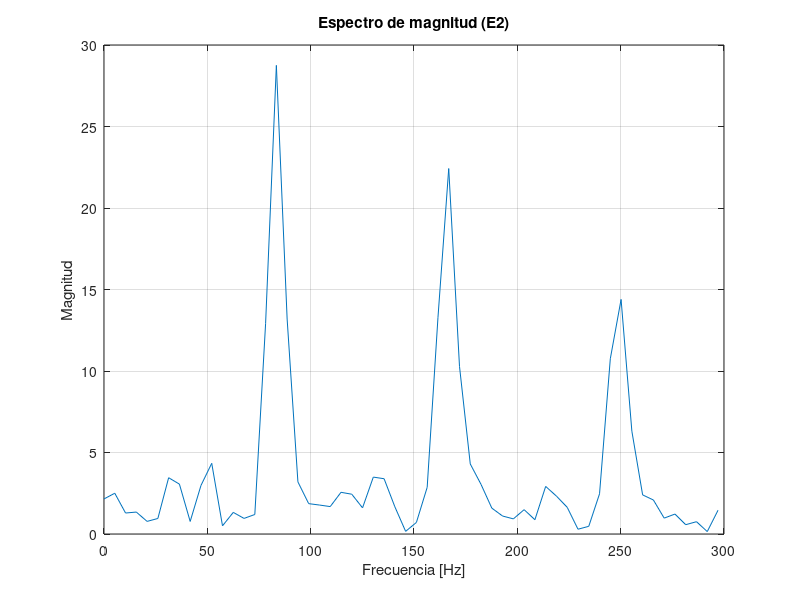

MATLAB code for this plot:
fftMagnitudes = [
  2.15141153, 2.50065279, 1.28756762, 1.34607053, 0.77355635, 0.95266759, 3.45279860, 3.06042314
  0.77043164, 2.97601962, 4.33710337, 0.50127900, 1.32615530, 0.95684958, 1.19696152, 12.90263080
  28.75022320, 13.18618390, 3.19764805, 1.86239672, 1.77682412, 1.68186438, 2.55785918, 2.44108772
  1.60487807, 3.49092245, 3.39130569, 1.66957021, 0.16254731, 0.70928132, 2.86197424, 13.26864810
  22.42121890, 10.28282170, 4.29823017, 3.04296064, 1.58800793, 1.10278475, 0.92865449, 1.49287403
  0.87641788, 2.91911459, 2.32442236, 1.63692892, 0.29350725, 0.47146866, 2.46605515, 10.75224590
  14.39274220, 6.30910969, 2.39947391, 2.08638883, 0.97371215, 1.22354460, 0.57131851, 0.75505507
  0.14926049, 1.45724285, 0.99057329, 0.79015124, 0.35014883, 0.72682917, 2.29341674, 7.59598446
  8.84406090, 3.03682637, 1.77461004, 1.77794659, 1.14424109, 0.49406087, 1.02069736, 0.62173200
  0.22468738, 0.47466585, 0.64044893, 0.38030681, 0.67203915, 0.19876422, 1.00528073, 3.33630705
  4.23443604, 1.68321145, 0.87962806, 0.74148071, 0.96795911, 0.88810891, 0.58105099, 0.83742040
  0.32135579, 0.52404851, 0.80355483, 1.07768774, 0.41901285, 0.84440023, 1.20407200, 1.84919465
  2.27130580, 1.43713272, 0.88535070, 1.24883962, 1.43214810, 0.49866667, 0.97488260, 1.14793181
  0.59971756, 0.40614441, 0.85948139, 0.48449528, 0.68349350, 0.35936937, 1.93739104, 1.69348526
  0.82506949, 1.40094209, 1.12774491, 1.24927008, 0.61738229, 1.01221406, 0.55604666, 0.33190113
  0.85168076, 0.84353071, 0.97244591, 0.78213364, 0.46632159, 0.15521650, 1.43946004, 0.72285616
  0.87250680, 1.01874566, 1.42829788, 1.01626945, 1.38777566, 0.98900324, 0.63500267, 0.58198673
  0.79230171, 0.60536152, 0.61234176, 0.94647163, 0.29491913, 0.56475216, 1.34863043, 1.47817385
  0.96381062, 0.42070565, 1.24315250, 0.48551643, 1.20506036, 0.42728895, 0.47502625, 0.30444333
  0.11316141, 0.24507657, 0.41197601, 0.22365347, 0.80022550, 1.01380134, 0.58547902, 1.57560873
  1.07076311, 0.82292318, 0.14040501, 0.54023987, 0.43705210, 0.50097293, 0.80651253, 0.78112733
  0.10928091, 0.62582743, 0.39606577, 0.39626554, 0.11576923, 0.23338363, 0.65837503, 1.25346470
  0.68609130, 1.16308165, 0.72387815, 0.48799616, 0.30786920, 0.94211972, 0.30630875, 0.51987576
  0.19628029, 0.57536977, 0.18699379, 0.25762713, 0.20300365, 0.44039875, 0.91439521, 0.62193352
  0.70500225, 1.75689054, 1.78832603, 0.81365407, 0.61176068, 0.22771759, 0.78270119, 0.74842918
  0.64606458, 0.21203792, 0.20841450, 0.15597299, 0.62420767, 0.45311081, 0.68050849, 0.99373227
  0.49539185, 2.58712244, 2.12958384, 1.03418839, 0.42821407, 0.47743094, 0.35545346, 0.64331394
  0.74895656, 0.63820499, 0.40802541, 0.57208198, 0.23343608, 0.25220171, 0.21208386, 0.52942586
  1.24007440, 2.70560455, 2.36373401, 0.88313991, 0.27543113, 0.56232530, 0.69301450, 0.74032813
  0.32603100, 0.35182720, 0.04041252, 0.59988362, 0.23708761, 0.67332387, 0.21353370, 0.74842453
  1.32647812, 2.02136374, 1.75061333, 1.11322212, 0.77808845, 0.56827360, 0.24428861, 0.44225216
  0.35587081, 0.89886588, 1.20021844, 0.63044930, 0.44251347, 0.36110103, 0.50046283, 0.58034658
  1.46628058, 2.33497524, 1.90302145, 0.95655936, 0.96570635, 0.61128593, 0.52217346, 0.55857885
  0.36775240, 0.39830074, 0.36367664, 0.36119175, 0.46997720, 0.64178890, 0.75639552, 0.60886961
  0.35169730, 0.89145714, 1.55132055, 1.37970054, 0.50174606, 0.98824251, 1.44330394, 0.58186746
  0.21190924, 0.17942479, 0.15883432, 0.42890933, 0.29476699, 0.52458119, 0.47559291, 0.34710848
  0.23382677, 0.63913202, 0.21431835, 1.55417120, 1.53384209, 0.53668827, 0.50625068, 0.38429180
  0.60774010, 0.66002578, 0.40658715, 0.47978589, 0.45386988, 0.25095788, 0.15279156, 0.18725207
  0.50538552, 0.43098259, 0.78433967, 1.18658328, 0.67327225, 0.47934499, 1.16917455, 1.35477376
  1.26913357, 1.07270277, 0.74262816, 0.57118803, 0.40514877, 0.55272049, 0.75096881, 0.74582487
  0.23469870, 0.20505846, 0.34098661, 0.63203984, 0.18722425, 0.19499478, 0.38872677, 0.95557088
  1.05100465, 1.15870273, 0.37979132, 0.36774957, 0.22493231, 0.22958209, 0.25471339, 0.65290564
  0.72549087, 0.88729167, 0.73179978, 0.39712432, 0.48599771, 0.67647362, 1.01821470, 1.81779492
  2.25162220, 1.85552514, 0.76205343, 0.16873462, 0.40252903, 0.30681795, 0.57102281, 0.67887712
  0.25702330, 0.44949204, 0.30478710, 0.16642749, 0.59340286, 0.85554940, 1.07174861, 1.43469679
  1.58757842, 1.23953986, 1.04705071, 0.53543693, 0.46323180, 0.18219399, 0.76051837, 0.27541420
  0.70131606, 0.90270048, 0.34867132, 0.39044687, 0.39156592, 0.43775368, 0.36692783, 1.09586537
  0.84027642, 1.32494724, 1.57092535, 1.33296943, 1.14655244, 0.76988292, 1.91710782, 1.00753951
  0.11710808, 0.88302243, 0.62352228, 0.11280774, 0.28396812, 0.43019810, 0.44848207, 0.32409027
  0.86935663, 1.26145077, 1.19751203, 0.61769885, 0.56401545, 0.88768208, 1.87832260, 0.85372448
  0.37589434, 1.38070500, 1.66240120, 1.02464521, 0.55824393, 0.78509623, 0.70106327, 0.07697679
  0.61937463, 0.29844242, 0.65604293, 0.70837665, 0.85984492, 0.54212224, 0.94082344, 0.98279685
  0.85218006, 0.18784148, 0.84342688, 0.36237141, 0.65330076, 0.90283596, 0.51783168, 0.37385026
  0.58751380, 0.36088055, 0.74563849, 0.66658461, 0.45238703, 0.36825642, 0.59872860, 0.50363898
  0.66556233, 0.11521440, 1.33592319, 1.37314260, 0.69714910, 0.29093346, 0.65794087, 0.52500284
  0.25440788, 0.17768598, 0.20013927, 0.42000133, 0.33380166, 0.85954791, 0.91661495, 1.12564147
  1.22695005, 0.94290286, 0.04526056, 0.94545347, 0.90755618, 0.36232588, 0.92987496, 0.68390197
  0.45638537, 0.57988495, 0.32773441, 0.57888740, 0.59452719, 0.80606723, 0.96847588, 0.57895291
  0.46967769, 1.03655732, 0.28332677, 1.53833020, 1.62043905, 0.13895531, 0.79005694, 0.66815841
  0.32554164, 0.40518624, 0.07952241, 0.27983862, 0.75232613, 0.83147979, 0.62985182, 0.52373886
  0.46438926, 0.36190349, 0.39966837, 0.48654085, 0.97644842, 0.31315082, 1.35950518, 0.90426701
  1.20372450, 0.45148030, 0.40392217, 0.38765353, 0.48294410, 0.18492928, 0.57287723, 0.70985687
  0.67427540, 0.42960340, 0.45793861, 0.05612645, 0.47502819, 0.17302823, 0.90659952, 1.60612023
  1.28126252, 1.03628707, 0.16856727, 0.69873202, 1.06196809, 0.76041114, 0.41714272, 0.49810210
  0.44115719, 0.74274963, 0.59483486, 0.88769036, 0.96347851, 0.23445786, 0.89887249, 0.80651993
  0.18942073, 0.80389929, 0.46176094, 0.68802273, 0.94253427, 0.42524749, 0.82289600, 0.28910819
  0.61041731, 0.30486056, 0.14649494, 0.27532658, 0.25276816, 0.07342898, 0.14992386, 0.22311513
  0.60259998, 0.94604099, 0.71876425, 0.68630445, 1.41473365, 1.09667516, 0.33471984, 0.68494517
  0.17682149, 0.21069717, 0.66460663, 0.22310203, 0.91644907, 1.17543805, 0.39586189, 0.19082113
  0.52817452, 0.98993063, 0.63195920, 0.99846953, 0.60903251, 0.26856470, 0.22110966, 0.28243005
  0.46783981, 0.59491986, 0.63509840, 0.94334596, 0.67180085, 1.06856120, 0.40094158, 1.00167322
  1.38407004, 1.01307261, 0.77272505, 0.62876219, 0.16557381, 0.53429455, 0.42268509, 0.72404998
  0.43575501, 0.52575475, 0.42149600, 0.47240439, 0.56839401, 1.10542607, 1.10154963, 0.27932593
  1.37656987, 1.02088845, 0.60465133, 0.29322013, 0.69530642, 0.18945987, 1.22592700, 0.83809179
  0.23147307, 0.70907628, 0.65185821, 0.07496315, 0.48433724, 1.19184017, 1.25930882, 0.76053149
  1.07275963, 1.57229984, 0.55433530, 0.48432738, 0.69688666, 0.37685353, 0.68924344, 0.49630511
  0.07896237, 0.30064210, 0.86342758, 0.70567989, 0.27021399, 0.69811141, 0.27636713, 0.55349380
  1.16632283, 0.70929557, 0.56092244, 0.85420644, 0.29880279, 0.08012751, 0.40894571, 0.23826139
  0.48906517, 0.24523029, 0.29619774, 0.31872559, 0.08857118, 0.43235350, 0.36688981, 0.54096961
  0.88406003, 0.54941320, 1.12130034, 0.66355497, 1.64142644, 0.95298773, 0.78085345, 0.91829026
  0.67479420, 0.85693717, 0.28627157, 0.42415330, 0.40063831, 0.38876998, 0.48636234, 0.17597225
  0.27663568, 0.25755635, 0.58445728, 0.78489894, 0.31523782, 0.54259974, 0.49608579, 0.17928168
  0.20057848, 0.27887270, 0.65907109, 0.55253679, 0.59118807, 0.87889451, 1.37245440, 0.88906962
  0.19980869, 0.62437069, 1.00778389, 0.57935756, 0.39658329, 0.97808343, 1.30461872, 0.64015615
  0.30683023, 0.52543610, 0.46426955, 0.15917596, 0.63397980, 0.50337857, 0.19439059, 0.33356869
  0.42157599, 0.50202465, 0.39295712, 0.59744209, 0.29188186, 0.52991110, 0.55351710, 0.65680462
  0.74459201, 0.81091625, 0.62858927, 0.77144492, 0.86127037, 0.62326092, 0.22653960, 0.27572751
  0.54834449, 1.00021148, 0.82567108, 0.32247159, 0.39804748, 0.54446805, 0.20023000, 0.50826883
  0.15903071, 0.33254013, 0.35874316, 0.23339312, 0.39025357, 0.71075791, 0.64463013, 0.29266408
  0.92201197, 0.85201305, 0.17962802, 0.24144878, 0.15630119, 0.20190579, 0.47241163, 0.50707912
  0.83492506, 0.56572878, 0.61931038, 0.35252312, 0.23055607, 0.75765979, 0.76412213, 0.02706183
  0.25253409, 0.22083922, 0.49230412, 0.95966691, 0.35204503, 0.55061346, 0.52911979, 0.65506905
  0.58808065, 0.19891626, 0.32582787, 0.59671181, 0.51675022, 0.53746659, 0.83251750, 0.74419725
  0.33078533, 1.01835012, 0.38666838, 0.18565558, 0.61797106, 0.66630089, 0.71537584, 0.66153348
  0.23590097, 0.25428745, 0.42054775, 1.05223644, 0.44220316, 0.50253743, 0.97925085, 0.38869172
  0.65286875, 0.68842560, 0.18921657, 0.35764089, 0.26553422, 0.36941940, 0.53160530, 0.37127542
  0.23238224, 0.65969557, 0.93239802, 0.17011414, 0.25771975, 0.77381122, 0.70451492, 0.72454697
  0.34810793, 0.29866725, 0.50697988, 0.13575421, 0.13715690, 0.58642912, 0.71754408, 0.73298878
  0.43507135, 0.42625001, 1.24267387, 0.53047305, 0.22422850, 0.59989768, 0.55492514, 0.96572095
  0.67537296, 0.21953499, 0.54803121, 1.23825097, 1.28267801, 0.98199463, 0.34074086, 0.14234437
  0.54895258, 0.57096309, 0.04553586, 0.32151955, 0.43112141, 0.37189501, 0.36503917, 0.35439360
  0.25245744, 0.39376134, 0.36757410, 0.12913427, 0.31457582, 0.62127584, 0.60398066, 0.71570504
  0.29643723, 0.32671571, 0.83335251, 0.65860790, 0.36577776, 0.91860431, 0.47508910, 0.50799638
  0.80985868, 0.72781330, 1.02210581, 0.51878691, 0.41184560, 0.86746371, 1.18568778, 1.04956365
  0.63278288, 0.80801654, 0.44303206, 0.06440494, 0.46537453, 0.60651946, 0.38641101, 0.52813900
  0.69479024, 0.51818693, 0.22720991, 0.43391445, 0.45423722, 0.47860393, 0.83181322, 0.27806401
  0.46162328, 0.54095036, 0.45302966, 0.18941109, 0.64360774, 1.01404917, 0.51329660, 0.16445504
  0.32174486, 0.55951226, 0.08267327, 0.78640407, 0.80536544, 0.72538340, 0.26164636, 0.47831863
  0.35908315, 0.21815765, 0.34865138, 0.59916484, 0.30649674, 0.31622124, 0.20818423, 0.47645551
  0.51395315, 0.71165860, 0.98629361, 0.68816018, 0.68460631, 0.32268918, 0.45468649, 0.31875837
  0.70175141, 0.23161002, 0.93614554, 2.50370455, 1.64272881, 0.74425614, 0.57703513, 0.33697617
  0.30335274, 0.63670200, 0.66073304, 0.84645033, 1.05539572, 0.51505917, 0.29672933, 0.25718716
  0.67312229, 0.63593388, 0.23712328, 0.42981029, 0.74803722, 0.79195112, 0.52547866, 0.48456466
  0.61355573, 0.16560219, 0.50082987, 0.63780803, 0.18788427, 0.40005904, 0.43632379, 0.37790939
  0.28437650, 0.19623929, 0.21157895, 0.27975678, 0.32640305, 0.39760268, 0.37461919, 0.66877544
  0.19066207, 0.23424613, 0.74973166, 0.58923233, 1.20691228, 0.47900942, 0.68632936, 0.84683132
  1.05158019, 0.31834117, 0.54067850, 0.41868317, 0.14042753, 0.28459123, 0.12035818, 0.30943966
  0.67366844, 0.39701769, 0.30124867, 0.47305500, 0.45126837, 0.15043566, 0.15515427, 0.21150756
  0.49971288, 0.51918727, 0.82541204, 0.21319036, 0.10209617, 0.44602382, 0.23871683, 1.18702340
  1.06047237, 0.54453373, 0.27034441, 0.36126965, 0.24235015, 0.28092939, 0.17703851, 0.53944343
  0.47151503, 0.27817053, 0.35843658, 0.37503782, 0.35870278, 0.96256816, 0.59786803, 0.89308709
  0.57215977, 0.12784536, 0.38498825, 0.49190304, 0.24654354, 0.35817796, 0.58376580, 0.34315664
  0.69224608, 0.92297769, 0.50122285, 0.73302770, 0.83138669, 0.30649960, 0.21226035, 0.73533642
  0.42694867, 0.09772549, 0.41267583, 0.86504859, 0.73836422, 0.23844989, 0.62681770, 0.53959870
  0.63586950, 1.16215873, 0.77937025, 0.55207497, 0.12951835, 0.37016219, 0.52717888, 0.51075369
  0.50802100, 0.24615756, 0.23989786, 0.16360186, 0.36774218, 0.29824525, 0.40054131, 0.64197308
  1.03211117, 0.76604974, 0.09108359, 0.40210322, 0.52529097, 0.56915039, 0.45820022, 0.33531794
  0.45604602, 0.89646995, 0.63182968, 0.30495653, 0.59489989, 0.62917703, 0.38934356, 0.31071499
  0.65589815, 0.67229921, 0.24166882, 0.37177399, 0.61007237, 0.57411063, 1.06795633, 0.95488465
  0.08402357, 0.34345684, 0.39333349, 0.57012963, 0.41152099, 0.50324380, 0.80701554, 0.39802000
  0.34588140, 0.84013128, 0.70329404, 0.56940949, 0.32183620, 0.06075813, 0.41601911, 0.22791441
  0.28325686, 0.23225045, 0.52374959, 0.51725066, 0.82610220, 0.66259670, 0.62403828, 0.27952734
  0.19721760, 0.52349955, 0.75056684, 0.84945118, 0.33816251, 0.10104746, 0.13020138, 0.31231946
  0.67681497, 0.74901605, 0.50935864, 0.41656554, 0.44939253, 0.18608499, 0.07271730, 0.52886158
  0.27190617, 0.16845125, 0.38498270, 0.71585482, 0.49597028, 0.18172926, 0.36451176, 0.55031222
  0.22757523, 0.58882278, 0.57087344, 0.99056333, 1.08066261, 0.35355911, 0.60993314, 0.63140971
  0.29751769, 0.23777449, 0.25702414, 1.02062762, 0.66922545, 0.16101927, 0.49513477, 0.66273135
  0.77713376, 0.31532362, 0.47607705, 0.26297358, 0.08400536, 0.22087255, 0.27225316, 0.16720860
  0.05949830, 0.34022435, 0.06436171, 0.19442131, 0.42816436, 0.85173041, 0.36735809, 0.24684530
  0.61104143, 0.36650985, 0.20350999, 0.19621755, 0.37455890, 0.65469575, 0.27813938, 0.29208961
  0.59056407, 0.23308881, 0.29606083, 0.86879307, 0.27718675, 0.37065107, 0.41120756, 0.24789019
  0.59104776, 0.38058278, 0.88198417, 0.22643425, 0.47813398, 0.52033991, 0.65237653, 0.33636576
  0.34058160, 0.39296487, 0.56851315, 0.33823896, 0.57371891, 0.89948648, 0.47945628, 0.17033029
  0.38668734, 0.29269946, 0.02933648, 0.25432491, 0.29022703, 0.16677564, 0.16055530, 0.19757626
  0.05219284, 0.16877705, 0.40981710, 0.08954938, 0.77415979, 0.74341708, 0.25382468, 0.33216456
  0.36147881, 0.23314588, 0.11581714, 0.46416989, 0.33738154, 0.36703229, 0.50267070, 0.65707266
  0.71761322, 0.36890793, 0.63484645, 0.19757758, 0.42075187, 0.63093108, 0.68543255, 0.41284645
  0.77608281, 0.68342256, 0.56781727, 0.59541678, 0.44658920, 0.39101976, 0.75164580, 0.36959585
  0.13028082, 0.00690098, 0.44733798, 0.85658240, 0.77484775, 0.57379687, 0.23761955, 0.24579115
  0.26523346, 0.17107262, 0.56076664, 0.23443817, 0.40251660, 0.59579164, 0.13570777, 0.38584366
  0.12134968, 0.46533722, 0.14315808, 0.70403028, 0.69389236, 0.55435109, 0.80884027, 0.59204555
  0.53285348, 0.40480584, 0.27618197, 0.27999812, 0.92990726, 0.85149926, 0.19926757, 0.60184199
  0.32450211, 0.65035528, 0.12159880, 0.18081713, 0.55189919, 0.67835903, 0.42679656, 0.34478363
  0.52954555, 0.47843239, 0.70079583, 0.32459018, 0.92103374, 0.43529773, 0.23289935, 0.59420902
  0.89743561, 0.38983831, 0.24300139, 0.35695493, 0.79022145, 0.71066701, 0.32279775, 0.59647405
  0.23285042, 0.44739190, 0.43406787, 0.44826439, 0.71291637, 0.65796995, 0.09380982, 0.30243102
  0.56397682, 0.69672585, 0.82912004, 0.76515430, 0.44945428, 0.40177545, 0.55511898, 0.31592426
  0.99477071, 0.82909840, 0.39424393, 0.42469728, 0.31182706, 0.17177804, 0.12571731, 0.57013190
  0.75860470, 0.11794423, 0.40482220, 0.37264886, 0.14516650, 0.51001924, 0.63267147, 0.46431330
  0.63244879, 0.39962894, 0.94883454, 0.80347711, 0.88414234, 1.09514093, 0.43056622, 1.03485513
  0.17790630, 0.33878586, 0.61053592, 0.35479885, 0.57598853, 0.66175872, 0.63663334, 1.21019375
  0.92751247, 0.36604017, 0.48888904, 0.78021669, 0.77191365, 0.42918262, 0.05031005, 0.50530273
  0.21771675, 0.06920269, 0.28712422, 0.41926375, 0.19889978, 0.38327780, 0.17193566, 1.68869114
  2.87589598, 1.37606025, 0.10639821, 0.14364620, 0.38665277, 0.26833096, 0.54683924, 0.39690056
  0.78268540, 0.98049843, 0.95245999, 0.37775582, 0.63894355, 0.17362264, 0.05510965, 0.37789425
  0.41271970, 0.89776927, 0.76824719, 1.44656074, 0.87404555, 1.30029988, 0.75869179, 0.44873837
  0.84495521, 0.13728806, 0.24357981, 3.15596151, 13.08043770, 16.77283670, 5.09301233, 0.47456256
  0.19510610, 0.63686120, 0.23094152, 0.07448880, 0.33265722, 0.30097708, 1.47629488, 1.28696108
  0.13677584, 0.08740260, 0.35046112, 0.06005320, 0.42059898, 0.25967318, 0.31106225, 0.56779444
  0.19743252, 0.48930228, 0.42865857, 0.18668149, 0.66236657, 0.64262927, 0.12505008, 0.75725722
  1.26125848, 2.06001186, 1.17389095, 0.29807293, 0.24396658, 0.45712799, 0.41185051, 0.56331736
  0.64712924, 0.87335908, 0.58838910, 0.82365382, 0.38617846, 0.40573144, 0.67730659, 0.43065903
  0.47332504, 0.27749541, 0.50390881, 0.50293660, 0.76031941, 0.71032333, 0.34957233, 0.81615377
  0.70832699, 0.08766906, 0.22567731, 0.43850055, 0.40066990, 0.33961940, 0.41691771, 0.25780222
  0.26114106, 0.63652688, 0.88983667, 0.86536539, 0.84623146, 0.12805387, 0.48777300, 0.79467481
  0.64582372, 0.72362936, 1.07267642, 1.06058812, 0.64681923, 0.16384603, 0.09848325, 0.09256373
  0.29417825, 0.16740411, 0.56714672, 0.44119328, 0.50883710, 0.70159841, 0.19705909, 0.83157253
  0.91824055, 0.52817881, 0.35062438, 0.28432187, 0.27068934, 0.36881685, 0.56030798, 0.35774699
  0.26457757, 0.18245359, 0.78520751, 0.74316901, 0.36318505, 0.34558555, 0.62231559, 0.71300155
  0.32860848, 0.55889869, 0.27353576, 0.72996175, 0.17979200, 0.55684805, 0.01236248, 0.19287959
  0.33789259, 0.72658110, 0.30839244, 0.35337576, 0.72331059, 0.20387858, 0.65987211, 0.96190286
  0.83501792, 0.71988088, 0.73319852, 0.42284173, 0.47302815, 0.45378703, 0.48449603, 0.52121276
  0.42043051, 0.31020021, 0.41582823, 0.61032087, 0.52723444, 0.58811534, 0.52728045, 0.87343186
  0.66398394, 0.18797184, 0.53919447, 0.84215772, 0.45081583, 0.22385816, 0.30764282, 0.24288858
  1.09732175, 1.03709590, 0.21910502, 0.36688816, 0.67512864, 0.75210345, 0.39691868, 0.28472462
  0.22868973, 0.55816072, 0.05854633, 0.17682913, 0.04770275, 0.35219485, 0.07902605, 0.16619138
  0.07443991, 0.90571505, 1.02072561, 0.24199702, 0.82545322, 0.39028007, 0.69124621, 0.69774467
  0.67026955, 0.22266835, 0.62179273, 1.00882614, 1.38814461, 1.12317455, 0.13240850, 0.79762280
  0.73701101, 0.53733814, 0.27285922, 0.40117395, 0.06429940, 0.60164154, 0.60577065, 0.79024082
  0.65091258, 0.46292150, 0.79551733, 0.50893956, 0.12157825, 0.28123975, 0.36136082, 0.51044118
  0.42369842, 0.30538922, 0.33156261, 0.09211627, 0.37069735, 0.79322278, 0.08710980, 0.84535563
  0.87852728, 0.59976196, 0.46051797, 0.26976275, 0.45565176, 0.49235109, 0.46264952, 0.27441281
  0.66781801, 1.23442590, 0.93371439, 0.17316598, 0.78714812, 0.84269881, 0.49850956, 0.26292393
  0.67790306, 0.65616476, 0.16231257, 0.33390433, 0.50283402, 0.58188862, 0.89230138, 1.06382430
  0.46204498, 0.45030937, 0.44590998, 0.72873795, 0.44676995, 0.52483481, 0.19403914, 0.34653535
  0.15820840, 0.26789028, 0.62738568, 0.41112646, 0.11795589, 0.39686677, 0.43182021, 0.35674387
  0.50849032, 0.51792216, 0.89202350, 0.70838380, 0.60343474, 0.66866177, 0.77154714, 0.82989603
  0.46286088, 0.43874022, 0.75262815, 0.83183986, 0.33370900, 0.76345390, 0.61800134, 0.25851864
  0.51360309, 0.26477602, 0.60419798, 0.22649144, 0.20229600, 0.32418945, 0.44682610, 0.56490558
  0.33306262, 0.35264555, 0.46164218, 0.44029641, 0.40357882, 0.51890385, 0.16547747, 0.74160719
  0.92343694, 0.75628096, 0.41394660, 0.73548669, 0.45085722, 0.28449047, 0.49715096, 0.59522498
  0.47042301, 0.26531047, 0.52110791, 0.13681711, 0.08990168, 0.07824775, 0.47272378, 0.49298635
  0.47823659, 0.42732516, 0.26950407, 0.06027353, 0.55420685, 0.50583196, 0.38976815, 0.41716895
  0.79246688, 0.54728633, 0.51786113, 0.52575082, 0.51481867, 0.48137969, 0.36044803, 0.54528779
  0.86319894, 0.42866215, 0.31880769, 0.24777453, 0.31333303, 0.37327284, 0.23449437, 0.61632872
  0.21746898, 0.35534543, 0.08264425, 0.45548305, 0.50399530, 0.35759950, 0.18603581, 0.44781056
  0.61507910, 0.32884774, 0.35407600, 0.49701524, 0.10234380, 0.60862255, 0.19903544, 0.42763990
  0.48184928, 0.29811096, 0.41930994, 0.37468475, 0.16090092, 0.13273367, 0.28243887, 0.45018679
  0.11166607, 0.31464800, 0.21032089, 0.58688712, 0.55860955, 0.83153963, 0.65974057, 0.37011498
  0.25065628, 0.58071446, 0.77064806, 0.49558237, 0.07916387, 0.49781638, 0.55020779, 0.25759488
  0.68908220, 0.73048902, 0.62398136, 0.25892997, 0.58535033, 0.62493271, 0.71045220, 0.63849515
  0.51453209, 0.45536438, 0.61704940, 0.76728082, 0.29732954, 0.18488678, 0.28646594, 0.42563233
  0.58237839, 0.31787741, 0.38574496, 0.75503999, 1.03690064, 0.74904877, 0.67932147, 0.84328461
  0.37275508, 0.16133788, 0.57018590, 0.74666876, 0.52128059, 0.29483098, 0.16586523, 0.27475682
  0.24261610, 0.34846681, 0.37862727, 0.59958786, 0.37278876, 0.32143557, 0.73813569, 0.25950548
  0.81002557, 0.45254171, 0.19999947, 0.46245280, 0.52733898, 0.59895337, 0.51149362, 0.22632147
  0.24599409, 0.16997117, 0.10352960, 0.40647682, 0.85377622, 0.74614513, 0.54734665, 0.55488217
  0.81728762, 0.73301744, 0.67088950, 0.54141712, 0.28800598, 0.32614720, 0.42846724, 0.37814668
  0.30953249, 0.24628986, 0.22447708, 0.51105839, 0.47599110, 0.44535843, 0.23724028, 0.25168255
  0.65644002, 0.83271599, 0.42128655, 0.54348296, 0.78874028, 0.07806567, 0.71538222, 0.50439233
  0.26868758, 0.52764696, 0.40358886, 0.61220968, 0.21571097, 0.11259482, 0.33198082, 0.64341813
  0.43358377, 0.42955333, 0.68588138, 0.62678051, 0.10237524, 0.29091549, 0.71432388, 0.62491721
  0.51114559, 0.35628274, 0.54658961, 0.64499593, 0.37160429, 1.39299119, 2.69311285, 1.38411236
  0.38457236, 0.38603610, 0.70112610, 0.06051609, 0.67678595, 0.97158164, 0.52433008, 0.65898198
  0.60345656, 0.35121643, 0.57535696, 0.30731767, 0.55974257, 0.96755797, 0.48587835, 1.27559590
  0.81911856, 0.18494637, 0.07560775, 0.30432519, 0.48694745, 0.56391162, 0.29124001, 0.53781998
  0.59365731, 0.45805189, 0.49826151, 0.57930899, 0.27356252, 0.33334109, 0.60986477, 0.33673817
  0.42386937, 0.33370304, 0.16363758, 0.33629623, 0.58036393, 0.53123915, 0.36778098, 0.14789034
  0.35485721, 0.49739218, 0.36733025, 0.32064557, 0.89918065, 0.39383227, 0.47476858, 0.74950916
  1.08941579, 0.88766998, 0.03121576, 0.19740684, 0.51794910, 0.23295496, 0.28056419, 0.12349004
  0.25288394, 0.29244703, 0.52021557, 0.47998881, 0.34254914, 0.82150000, 0.88860190, 0.56805783
  0.70865440, 1.14097166, 1.00621450, 0.66077638, 0.72046715, 0.44236672, 0.84857035, 0.38677564
  0.65144151, 0.03516177, 0.29472142, 0.34401438, 0.21864903, 0.36900267, 0.53022647, 0.22469485
  0.27452534, 0.26628259, 0.59550256, 0.45375088, 0.35069585, 0.33203268, 0.48058808, 0.10490435
  0.02373240, 0.25375792, 0.38829681, 0.49361241, 0.22594443, 0.54932225, 0.75064009, 0.56603879
  0.37927520, 0.70383000, 0.37470585, 0.71393085, 0.30213335, 0.73711318, 0.47545612, 0.44517830
  0.46188119, 0.58069468, 0.11564130, 0.09778280, 0.41253960, 0.18173586, 0.69826227, 0.94358206
  0.35164276, 0.42949340, 0.93679023, 0.63273841, 0.72869956, 0.41997430, 0.71623647, 0.63002288
  0.69287580, 0.59195727, 0.35214442, 0.10327166, 0.41460055, 0.38518897, 0.62445033, 0.57989931
  0.31974500, 0.18154015, 0.37901401, 0.63707620, 0.72390342, 0.18003373, 0.45690602, 0.46589056
  0.68366319, 0.04124114, 0.35249564, 0.37673184, 0.66334415, 0.39476749, 0.19394767, 0.34402391
  0.53814435, 0.29917878, 0.49925521, 0.09242786, 0.45804843, 0.82133597, 0.64895928, 0.39181241
  0.80788636, 0.93086535, 0.50121868, 0.34057015, 0.64121133, 0.65758407, 0.21520677, 0.73777080
  1.01967561, 0.72218972, 0.50427216, 0.34528521, 0.27955177, 0.12450474, 0.23286960, 0.52685434
  0.46647644, 0.31420925, 0.71786976, 0.83419663, 0.24610400, 0.20094904, 0.45264000, 1.39569378
  1.25843000, 0.59297109, 0.38961226, 0.13633205, 0.56427789, 0.57363981, 0.67384469, 0.40358910
  0.10891422, 0.24322020, 0.48713142, 0.70107210, 0.11754261, 0.36442453, 0.15070838, 0.29406062
  0.72843784, 0.73023874, 0.57322937, 0.89145434, 0.27674535, 0.69665688, 0.58170784, 0.35575253
  0.12227304, 0.28378311, 0.58384055, 0.65789515, 0.65805668, 1.02458191, 0.53265142, 0.25832933
  0.47024322, 0.41867706, 0.11676458, 0.43869072, 0.19506878, 0.41647911, 0.74317491, 0.19337709
  0.17076258, 0.15667187, 0.25323090, 0.29241824, 0.49104944, 0.58243823, 0.45891210, 0.27727717
  0.17991281, 0.24905768, 0.31469446, 0.56473810, 0.83890665, 0.43882978, 0.29775721, 0.50186974
  0.62493068, 0.66510868, 0.38510150, 1.01133144, 0.49351683, 0.55448753, 0.24715704, 0.35403383
  0.13936619, 0.20358665, 0.28815496, 0.39406297, 0.13504231, 0.38895053, 0.62573302, 0.59645426
  0.22504248, 0.28401989, 0.29791668, 0.33430582, 0.22616623, 0.71476167, 0.93020946, 0.86078340
  0.54087663, 0.31221792, 0.22065514, 0.40999347, 0.61966664, 0.71527004, 0.23889847, 0.42755407
]';

fftMagnitudes = fftMagnitudes(:);

N = length(fftMagnitudes);
fs = 21340;
f = linspace(0, fs/2, N)';

idx = f <= 300;

plot(f(idx), fftMagnitudes(idx));
xlabel('Frecuencia [Hz]');
ylabel('Magnitud');
title('Espectro de magnitud (E2)');
grid on;
